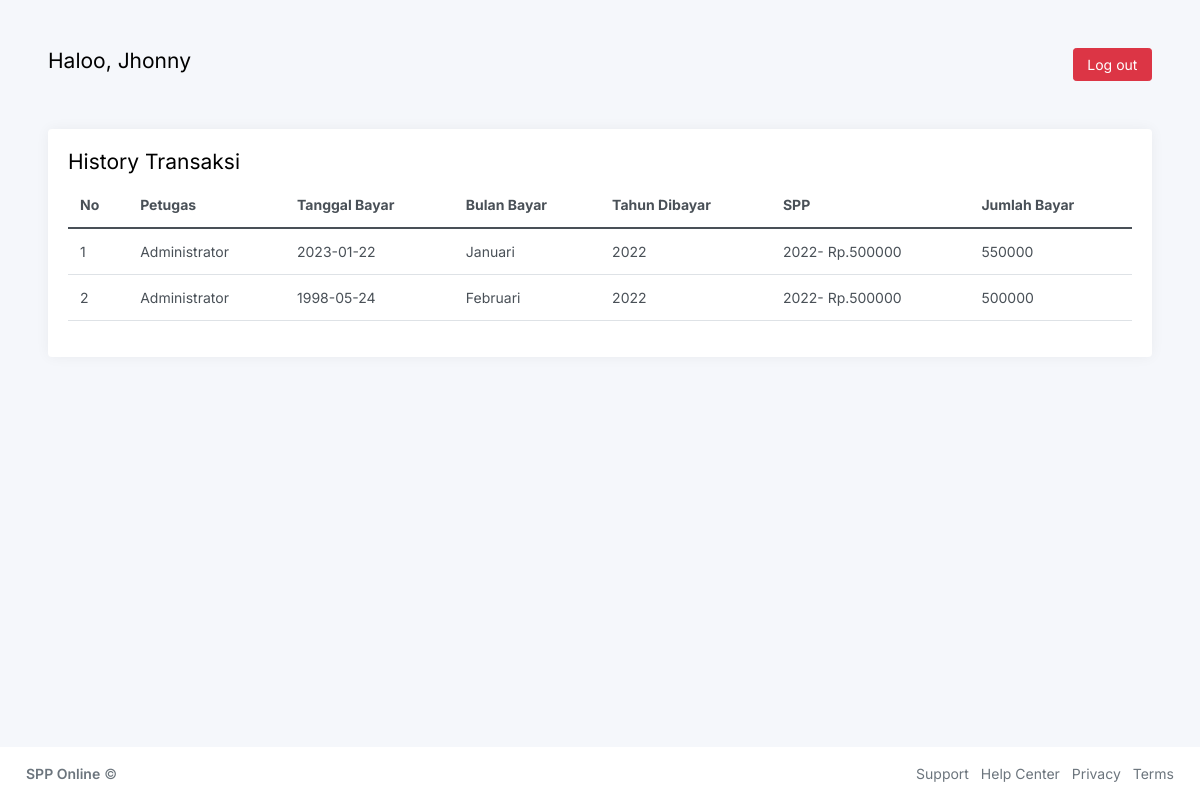
/siswa (signed in), run on the app's committed database.
### tables this page shows
CREATE TABLE `siswa` (
  `nisn` char(10) NOT NULL,
  `nis` char(8) NOT NULL,
  `nama` varchar(35) NOT NULL,
  `id_kelas` int(11) NOT NULL,
  `alamat` text NOT NULL,
  `no_telp` varchar(13) NOT NULL,
  `password` varchar(32) NOT NULL
);

CREATE TABLE `pembayaran` (
  `id_pembayaran` int(11) NOT NULL,
  `id_petugas` int(11) NOT NULL,
  `nisn` char(10) NOT NULL,
  `tgl_bayar` date NOT NULL,
  `bulan_bayar` varchar(8) NOT NULL,
  `tahun_dibayar` varchar(4) NOT NULL,
  `id_spp` int(11) NOT NULL,
  `jumlah_bayar` int(11) NOT NULL
);

CREATE TABLE `petugas` (
  `id_petugas` int(11) NOT NULL,
  `username` varchar(25) NOT NULL,
  `password` varchar(32) NOT NULL,
  `nama_petugas` varchar(35) NOT NULL,
  `level` enum('admin','petugas') NOT NULL
);

CREATE TABLE `spp` (
  `id_spp` int(11) NOT NULL,
  `tahun` int(11) NOT NULL,
  `nominal` int(11) NOT NULL
);

### helper/request.php (called while the page is built, shortened)
<?php
include '../proses/ProsesData.php';
$database = new Database();
$dbConnect = $database->connect();
$prosesData = new ProsesData($dbConnect);
if (!empty($_SESSION['USER'])) {
  $id = $_SESSION['USER']['id'];
  $tipe = $_SESSION['USER']['tipe'];
  $sesi = $prosesData->tampilUserId($tipe, $id);
}

### proses/ProsesData.php (called while the page is built, shortened)
<?php
class ProsesData {
  protected $db;
  public function __construct($db)
  {
    $this->db = $db;
  }
  public function tampilUserId($tipe, $id)
  {
    if ($tipe == "petugas") {
      $data = $this->db->prepare("SELECT * FROM petugas WHERE id_petugas = ?");
    } else {
      $data = $this->db->prepare("SELECT * FROM siswa WHERE nisn = ?");
    }
    $data->execute(array($id));
    return $data->fetch();
  }
  function tampilDataId($tabel, $where, $id)
  {
    $data = $this->db->prepare("SELECT * FROM $tabel WHERE $where = ?");
    $data->execute(array($id));
    return $data->fetch();
  }
  function tampilDataIdAll($tabel, $where, $id)
  {
    $data = $this->db->prepare("SELECT * FROM $tabel WHERE $where = ?");
    $data->execute(array($id));
    return $data->fetchAll();
  }
}

### siswa/index.php (the view, shortened to what this page needs)
<?php
if (empty($_SESSION["USER"]['tipe'] == 'siswa')) {
  header('location:../login-siswa.php');
} else {
  require('../helper/request.php');
}
?>
<!DOCTYPE html>
<html lang="en">
<head>
	<link href="../assets/css/app.css" rel="stylesheet">
</head>
<body>
	<div class="wrapper">
		<div class="main">
			<main class="content">
				<div class="container-fluid p-0">
          <div class="d-flex">
            <h1 class="h3">Haloo, <?= $sesi['nama'] ?></h1>
            <div class="ms-auto">
              <a class="btn btn-danger" href="../controllers/loginController.php?aksi=logout">Log out</a>
            </div>
          </div>
          <div class="card mt-5">
            <div class="card-body">
              <h1 class="h3">History Transaksi</h1>
              <table class="table">
                <thead>
                  <th>No</th>
                  <th>Petugas</th>
                  <th>Tanggal Bayar</th>
                  <th>Bulan Bayar</th>
                  <th>Tahun Dibayar</th>
                  <th>SPP</th>
                  <th>Jumlah Bayar</th>
                </thead>
                <tbody>
                  <?php foreach($prosesData->tampilDataIdAll('pembayaran', 'nisn', $sesi['nisn']) as $no=>$data): ?>
                  <?php
                    $petugas = $prosesData->tampilDataId('petugas', 'id_petugas', $data['id_petugas']);
                    $spp = $prosesData->tampilDataId('spp', 'id_spp', $data['id_spp']);
                  ?>
                    <tr>
                      <td><?= $no+1 ?></td>
                      <td><?= $petugas['nama_petugas'] ?></td>
                      <td><?= $data['tgl_bayar'] ?></td>
                      <td><?= $data['bulan_bayar'] ?></td>
                      <td><?= $data['tahun_dibayar'] ?></td>
                      <td><?= $spp['tahun'].'- Rp.'.$spp['nominal'] ?></td>
                      <td><?= $data['jumlah_bayar'] ?></td>
                    </tr>
                  <?php endforeach ?>
                </tbody>
              </table>
            </div>
          </div>
				</div>
			</main>
			<footer class="footer">
				<div class="container-fluid">
					<div class="row text-muted">
						<div class="col-6 text-start">
							<p class="mb-0">
								<a class="text-muted" href="https://adminkit.io/" target="_blank"><strong>SPP Online</strong></a> &copy;
							</p>
						</div>
						<div class="col-6 text-end">
							<ul class="list-inline">
								<li class="list-inline-item">
									<a class="text-muted" href="https://adminkit.io/" target="_blank">Support</a>
								</li>
								<li class="list-inline-item">
									<a class="text-muted" href="https://adminkit.io/" target="_blank">Help Center</a>
								</li>
								<li class="list-inline-item">
									<a class="text-muted" href="https://adminkit.io/" target="_blank">Privacy</a>
								</li>
								<li class="list-inline-item">
									<a class="text-muted" href="https://adminkit.io/" target="_blank">Terms</a>
								</li>
							</ul>
						</div>
					</div>
				</div>
			</footer>
		</div>
	</div>
</body>
</html>

### data on the page
siswa: nama "Jhonny"
pembayaran: id_petugas.nama_petugas "Administrator", tgl_bayar "2023-01-22", bulan_bayar "Januari", tahun_dibayar "2022", id_spp.tahun "2022", id_spp.nominal "500000", jumlah_bayar "550000"
pembayaran: id_petugas.nama_petugas "Administrator", tgl_bayar "1998-05-24", bulan_bayar "Februari", tahun_dibayar "2022", id_spp.tahun "2022", id_spp.nominal "500000", jumlah_bayar "500000"
